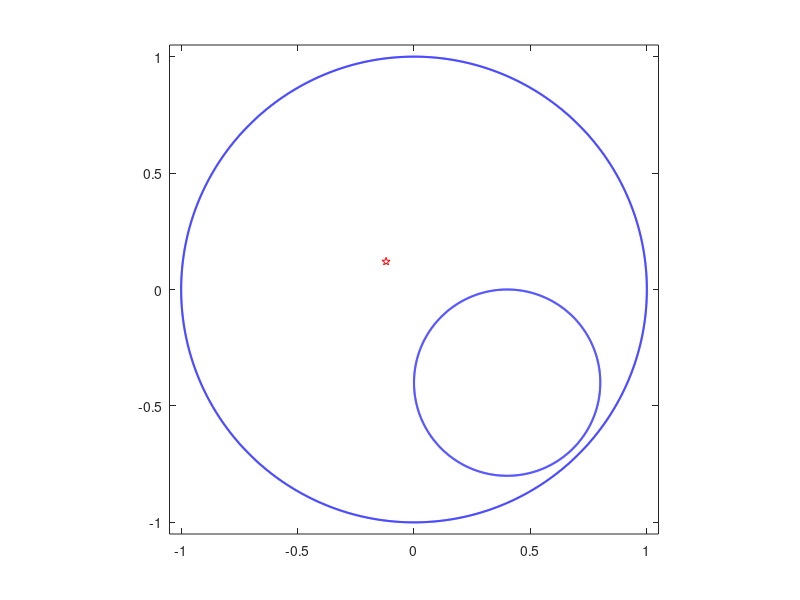

MATLAB code for this plot: (Note: this script raises an error after producing the figure.)
clear
clc
addpath ../bie; addpath ../fmm; addpath ../maps;
%%
n         =   2^12
t         =   (0:2*pi/n:2*pi-2*pi/n).';
%% 
rad       =   [ 0.4 ];
cen       =   [ 0.4-0.4i ];
theth     =   [0      ;   0    ];
thetv     =   [pi/2   ;   pi/2 ];
%%
m = length(rad);
% 
et(1:n,1)   =   exp(i.*t);et(1)=1;et(n/4+1)=i;et(n/2+1)=-1;
etp(1:n,1)  =   i.*exp(i.*t);
%%
for k=1:m
    Jk = 1+k*n:(k+1)*n;
    et(Jk,1)    =  cen(k)+rad(k)*exp(-i*t);
    etp(Jk,1)   =      -i*rad(k)*exp(-i*t);
end
%%
alpha = -0.12+0.12i;
%
figure;
hold on; box on
for k=1:m+1
    crv = et(1+(k-1)*n:k*n);crv(n+1)=crv(1);
    plot(real(crv),imag(crv),'-b','LineWidth',1.5);
end 
plot(real(alpha),imag(alpha),'pr')
axis equal
axis([-1.05  1.05  -1.05   1.05])
% print -dpdf  fig1_im_one
%%
mapv  =  strslitmap(et,etp,alpha,n,thetv);
maph  =  strslitmap(et,etp,alpha,n,theth);
%
zetvo =  mapv.zet; zetvo = zetvo-mean(zetvo);
zetho =  maph.zet; zetho = zetho-mean(zetho); 
%%
figure;
hold on; box on
% 
for k=1:m+1
    crv = zetho(1+(k-1)*n:k*n);crv(n+1)=crv(1);
    plot(real(crv),imag(crv),'-b','LineWidth',1.5);
    crv = zetvo(1+(k-1)*n:k*n);crv(n+1)=crv(1);
    plot(real(crv),imag(crv),'-r','LineWidth',1.5);
end 
axis equal
axis([-3  3  -3   3])
%%
figure(10);clf
set(groot,'defaultAxesTickLabelInterpreter','latex');
set(groot,'defaulttextinterpreter','latex');
set(groot,'defaultLegendInterpreter','latex');
hold on; box on
% 
% 
Uv    = [1.2;1.5;2;4;6;8];
% Uv    = [2];
clrr  = [1    0    1
         0.6  0.1  0.2
         0    0.5  0.0
         0    0    0
         0    0    1
         1    0    0];
%
for kk=1:length(Uv)
%     
U    =  Uv(kk);
zetv =  zetvo;
zeth = (1-U).*zetho;
zmap =  (zetv-zeth)/U;
% 
zet  =  zmap(1:n);
zetp =  derfft(real(zet))+i*derfft(imag(zet));
Area = -(2*pi/n)*sum(real(zet).*imag(zetp));
%
zmap =  sqrt(pi/Area)*zmap;
zet  =  zmap(1:n);
zetp =  derfft(real(zet))+i*derfft(imag(zet));
Area = -(2*pi/n)*sum(real(zet).*imag(zetp))
% 
% 
k=1;
crv = zmap(1+(k-1)*n:k*n);crv(n+1)=crv(1);
plot(real(crv),imag(crv),'color',clrr(kk,:),'LineWidth',2);
grid on
%
end
set(gca,'FontSize',14)
axis equal
axis([-4.5  4.55  -4   5])
% xticks([-1:0.5:1])
% yticks([-1:0.5:1])
Leg=legend({'$U=1.2$','$U=1.5$','$U=2$','$U=4$','$U=6$',...
        '$U=8$'},'Interpreter','LaTeX',...
        'location','northeast');
%
Leg.AutoUpdate = 'off';
for kk=1:length(Uv)
%     
U    =  Uv(kk);
zetv =  zetvo;
zeth = (1-U).*zetho;
zmap =  (zetv-zeth)/U;
% 
zet  =  zmap(1:n);
zetp =  derfft(real(zet))+i*derfft(imag(zet));
Area = -(2*pi/n)*sum(real(zet).*imag(zetp));
%
zmap =  sqrt(pi/Area)*zmap;
zet  =  zmap(1:n);
zetp =  derfft(real(zet))+i*derfft(imag(zet));
Area = -(2*pi/n)*sum(real(zet).*imag(zetp))
% 
% 
k=2;
crv = zmap(1+(k-1)*n:k*n);crv(n+1)=crv(1);
plot(real(crv),imag(crv),'color',clrr(kk,:),'LineWidth',2); 
%
end
%
set(gca,'FontSize',14)
axis square
set(gca,'LooseInset',get(gca,'TightInset'))
grid on; 
ax=gca; 
set(ax,'xminorgrid','on','yminorgrid','on')
ax.GridAlpha=0.25; ax.MinorGridAlpha=0.25;
print -depsc FigCrowdy2new
%%